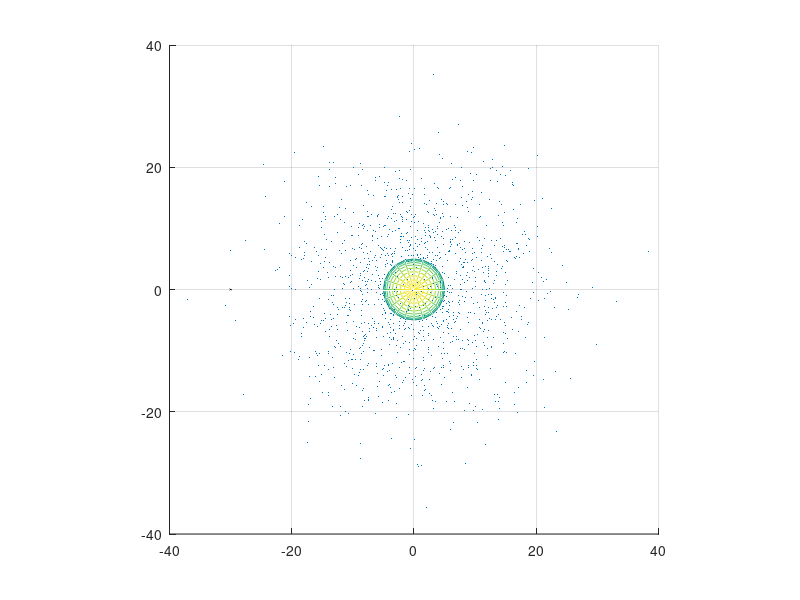

Reproduce this figure in MATLAB. (Note: this script raises an error after producing the figure.)
%http://onlinelibrary.wiley.com/doi/10.1111/j.1574-6968.2001.tb10662.x/full
%link for bacteria swimming speed.
%Ill take it 50 micrometers per second.

%Step size. (Seconds).
step = 10^-4;
speed = 40;
time = 5;
cell_radius = 5;
nanobot_coor = [-30, 0, 0];
nanobot_radius = 2;
num_of_molecules = 10000;
std = 10;

molecules = normrnd(0, std, [num_of_molecules, 3]);

scatter3( molecules(:,1) , molecules(:,2) , molecules(:,3) , 0.1 , 'fill' )

distance = zeros(time/step,1);

bias = [0,0,0];

r = normrnd(0, 1, [1 3]);
disp = (speed*step)./sqrt(sum(r.^2, 2)).*r;

hitt_old = 0;

[X,Y,Z] = sphere;
h = figure(1);
axis tight manual;
filename = 'testAnimated.gif';

speeds = zeros(time/step, 1);

for i = 1:time/step
       
    nanobot_coor = nanobot_coor + disp;
    hitt = sum((sum((molecules - nanobot_coor).^2, 2) <= nanobot_radius^2));   
    if(hitt > hitt_old)
        bias = (bias * 0.99 +  disp * 0.01 );
        hitt_old = hitt;
    elseif(hitt < hitt_old)
        bias = (bias * 0.99 - disp * 0.01);
        hitt_old = hitt; 
    elseif(hitt == 0)
        bias = [0,0,0]; % idk...
        hitt_old = hitt;
    else
        hitt_old = hitt;
    end      
    r = normrnd(0, 1, [1 3]);  
    r_unit = r / sqrt(sum(r.^2, 2));
    
    bias_unit = bias / sqrt(sum(bias.^2 ,2));
    bias_unit(isnan(bias_unit)) = 0;
    r_unit(isnan(r_unit)) = 0;
    disp = ((bias_unit + r_unit)*(speed*step))/2 ; 
    disp(isnan(disp)) = 0;
    
    speeds(i) = sqrt(sum((disp).^2, 2));
    distance(i) = sqrt(sum((nanobot_coor).^2, 2));  
    
    if(mod(i, 1000) == 1)
        hold on
        mesh(X*5 , Y*5 , Z*5);
        surf(X*0.1 + nanobot_coor(1), Y*0.1 + nanobot_coor(2), Z*0.1 + nanobot_coor(3));
        axis([-40  40   -40  40   -40  40]);
        view(0,90);
        axis square;
        refreshdata;
        drawnow;
        frame = getframe(h); 
        im = frame2im(frame); 
        [imind,cm] = rgb2ind(im,256); 
        if i == 1 
             imwrite(imind,cm,filename,'gif', 'Loopcount',inf); 
        else
            imwrite(imind,cm,filename,'gif','WriteMode','append');
        end 
    end
end

%hist(speeds)

%plot(arrival_times)